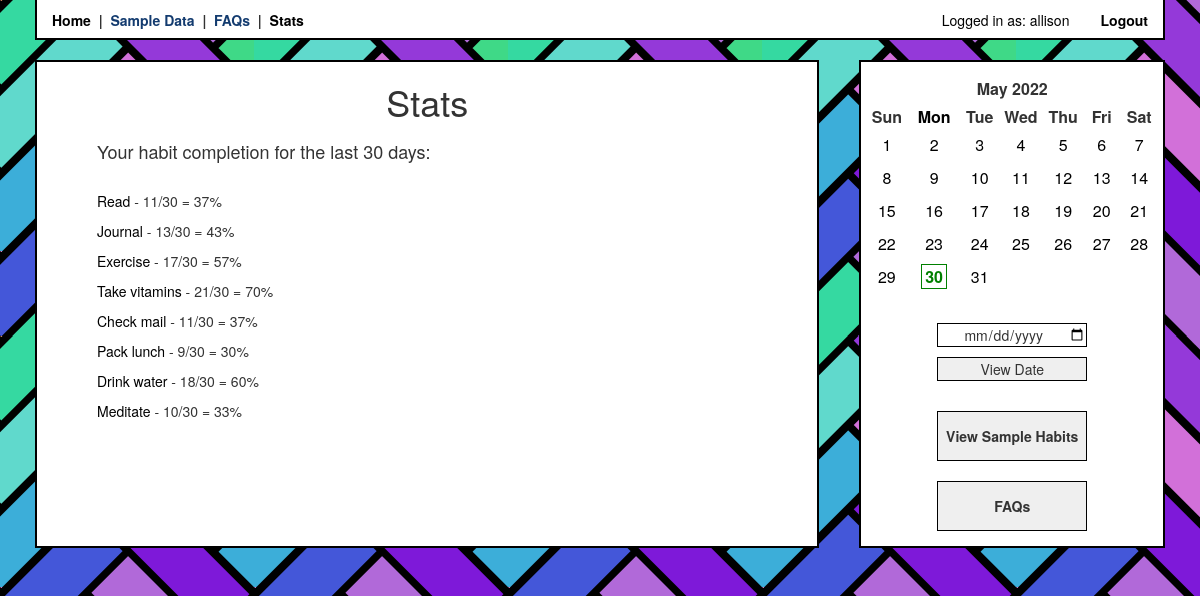
/viewStats/ (signed in), run on an earlier commit of the app's database.
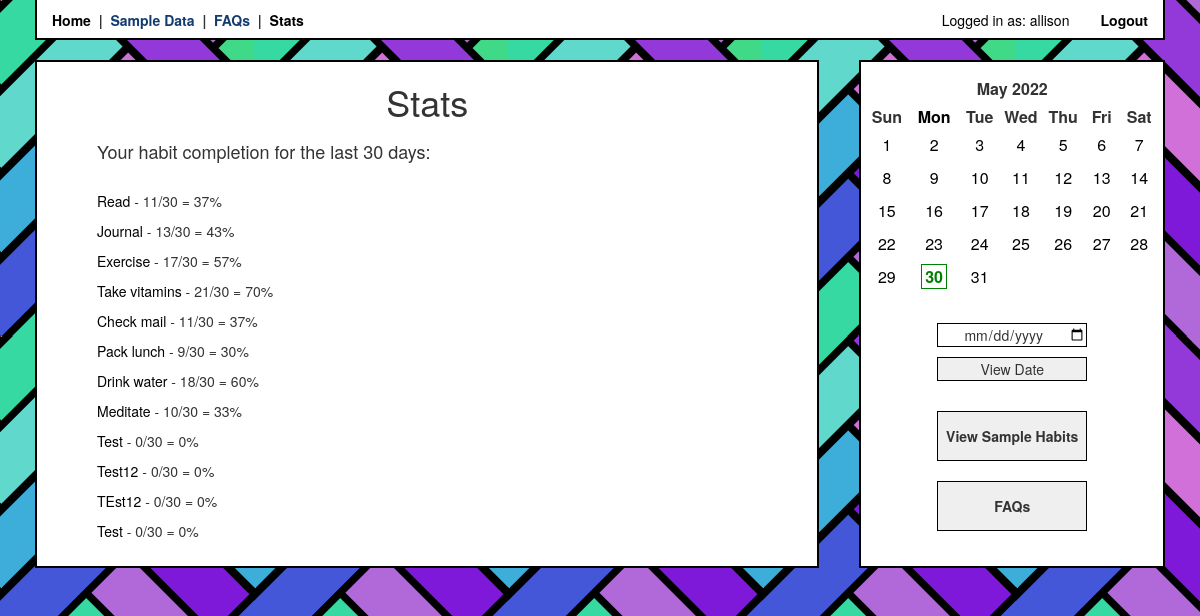
And on a later commit of the database.
### app/models.py (models this page shows, shortened)
class User(UserMixin, db.Model):
    id = db.Column(db.Integer, primary_key=True)
    username = db.Column(db.String(64), index=True, unique=True)
    email = db.Column(db.String(120), index=True, unique=True)
    password_hash = db.Column(db.String(128))
    habits = db.relationship('Habit', cascade='all, delete', backref='user')
    checks = db.relationship('Check', cascade='all, delete', backref='user')

class Habit(db.Model):
    id = db.Column(db.Integer, index=True, primary_key=True)
    name = db.Column(db.String(120), index=True)
    user_id = db.Column(db.Integer, db.ForeignKey('user.id')) ##
    checks = db.relationship('Check', cascade='all, delete', backref='habits')

### app/routes.py (the view)
@login_required
@app.route('/viewStats/')
@app.route('/viewStats/<range>')
def viewStats(range=30):
    try:
        numRange = int(range)
        type = 'range'
    except:
        type = 'month'
        month = range.rstrip('1234567890')
        year = range[len(month):]
        print('range =', month, year)
    month = getMonthCalendar(datetime.today())
    statsList = getStats(30)
    for stat in statsList:          # append completion % to habit stats list
        stat.append(round(stat[2]/range * 100))
    return render_template('viewStats.html', title='View Stats',
    stats=statsList, type=type, days=range, month=month)

### app/helpers.py (called while the page is built)
def getMonthCalendar(date):
    month, year = date.month, date.year
    today = date.today()
    calHTML = CustomCal(month, year).formatmonth(year, month)
    editedCal = calHTML
    if month == today.month and year == today.year:
        editDate = '>' + str(today.day) + '<'
        display = '><b><span class="today">  ' + str(today.day) + '  </span></b><'
        editedCal = calHTML.replace(str(editDate), display)
    editDate = '>' + str(date.day) + '<'
    display = '><span id="onDate">  ' + str(date.day) + '  </span><'
    editedCal = editedCal.replace(str(editDate), display)
    return editedCal

    def formatday(self, day, weekday):
        strDay = str(day)
        month = str(self.month)
        year = str(self.year)
        if len(strDay) == 1:
            strDay = '0' + strDay
        if len(month) == 1:
            month = '0' + month
        date = year + '-' + month + '-' + strDay
        if day == 0:
            return '<td class="noday">&nbsp;</td>'
        else:
            return '<td class="%s" id="calDate"><a class="calDate" href="javascript:f();" name="%s">%d</a></td>' % (self.cssclasses[weekday], date, day)

### app/models.py (called while the page is built)
@login.user_loader
def load_user(id):
    return User.query.get(int(id))

### app/templates/viewStats.html (shortened to what this page needs)
{% extends 'bootstrap/base.html' %}
{% block styles %}
{{super()}}
<link rel="stylesheet" href="{{ url_for('static', filename='style.css') }}">
{% endblock %}
{% block content %}
<div class="container">
<div class="main">
{% include 'stats.html' %}
</div>
{% include 'sidebar.html' %}
</div>
{% endblock %}

### app/templates/header.html (shortened to what this page needs)
{% block head %}
<head>
    <div class="navbar">
        <a class="navlink" href="/">Home</a>
        &nbsp;|&nbsp;
        <a class="navlink" href="">Sample Data</a>
        &nbsp;|&nbsp;
        <a class="navlink" href="">FAQs</a>
        &nbsp;|&nbsp;
        <a class="navlink" href="{{ url_for('viewStats') }}">Stats</a>
        <div class="right">
        {% if current_user.is_anonymous %}
        <a class="navlink" href="{{ url_for('login') }}">Login</a>
        {% else %}
        Logged in as: {{ current_user.username }}
        <a class="navlink" href="{{ url_for('logout') }}">Logout</a>
        {% endif %}
        </div>
    </div>
</head>
{% endblock %}

### app/templates/stats.html
{% block content %}
<div class="content">
    <h1 class="center-h">Stats</h1>
    <div class="habits">
    {% if type == 'range' %}
    <h4>Your habit completion for the last {{days}} days:</h2>
    <br />
    {% endif %}
    {% for stat in stats %}
    <p><a href="{{ url_for('habitStats', habit_id=stat[0]) }}">{{ stat[1] }}</a> - {{ stat[2] }}/30 = {{ stat[3] }}%</p>
    {% endfor %}
    </div>
</div>
{% endblock %}

### app/templates/sidebar.html
<div class="sidebar">
    <div class="calendar-display">
        {{ month | safe }}
    </div>
    <br />
    <div class="button-display">
        <label for="datepicker">
            <input type="date" id="datepicker" value={{date}}><br />
            <button id="datepicker-submit">View Date</button>
        </label>
        <br /><br />
        <button class="sidebar-button">View Sample Habits</button>
        <br /><br />
        <button class="sidebar-button">FAQs</button>
    </div>
</div>

### app/static/style.css (style rules this page uses)
.navbar { background-color: white; border: 2px solid black; border-top: transparent; border-radius: 0; margin-left: 35px; margin-right: 35px; padding-top: 10px; padding-left: 15px; padding-right: 15px; margin-bottom: 0px; font-weight: bold; min-height: 40px; }
.navlink, .navlink:hover { color: rgb(19, 59, 111); font-weight: bold; padding: 0px; }
.right { float: right; color: black; font-weight: normal; }
body { background-image: url("../static/hb.png"); margin: 0px; padding: 0px; }
label { font-weight: normal; }
.container { display: flex; flex-direction: row; width: 100%; }
.sidebar, .main { display: flex; flex-direction: column; margin: 20px; border: 2px solid black; background-color: white; padding-bottom: 15px; }
.sidebar { flex-grow: 1; min-width: 220px; }
.main { flex-grow: 5; min-width: 350px; }
.content { padding-left: 10px; padding-right: 10px; }
.center-h { margin-bottom: 20px; align-content: center; text-align: center; }
.habits { padding-left: 50px; font-weight: normal; }
.calendar-display { margin: 5px; }
th { text-align: center; }
th.month { padding-top: 10px; padding-bottom: 5px; width: 50%; margin: 5px auto; text-align: center; }
.month { text-align: center; }
td { padding: 5px; }
.today { font-weight: bold; color: green; padding-left: 3px; padding-right: 3px; margin: 2px; border: 1px solid; }
#calDate, .calDate, a:link { color: black; }
.mon { color: black; }
.button-display { align-self: center; }
.sidebar-button { width: 150px; height: 50px; font-weight: bold; border: 1px solid black; border-radius: 0; }
#datepicker, #datepicker-submit { margin-top: 5px; margin-bottom: 5px; align-items: center; width: 150px; border: 1px solid black; border-radius: 0; text-align: center; }

What changed in the data, as far as the page shows it:
added Habit: name "Test", stat "0"
added Habit: name "Test12", stat "0"
added Habit: name "TEst12", stat "0"
added Habit: name "Test", stat "0"
